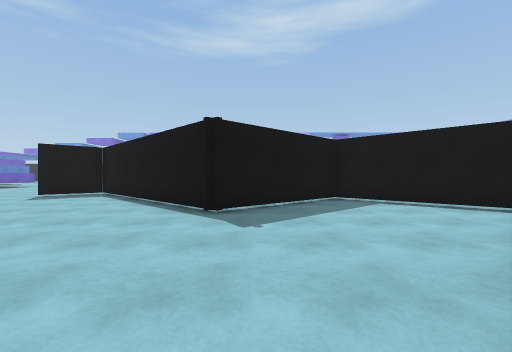
[1] (above)

24 first-person views from a walk through a Unity game level. The camera is 1.2 m above the floor, looks level and sees 90° across. The floor is counted in squares, 2 m on a side. Each view is taken from the middle of a square. On the plan, view 1 faces up. The plan holds only what a view shows up to about 9 squares ahead; the rest is blank. The place goes on beyond the plan. The player character is not drawn.

[2]
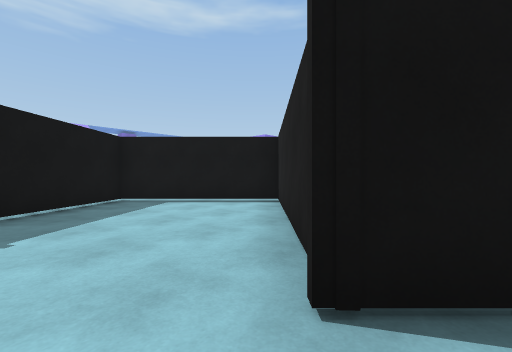

[3]
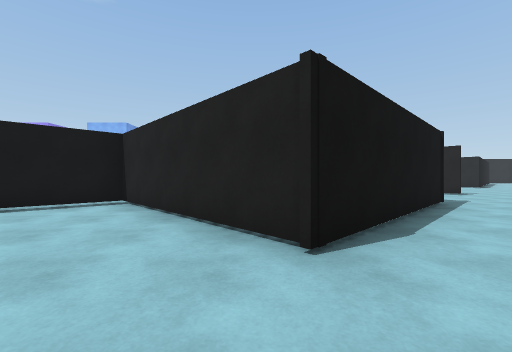

[4]
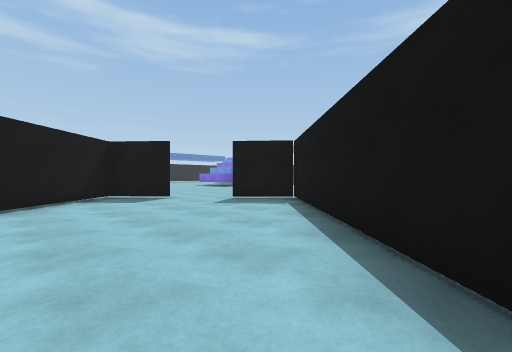

[5]
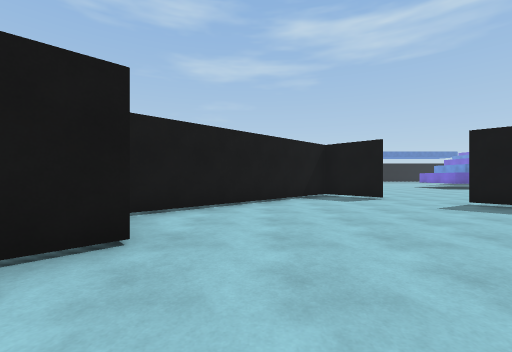

[6]
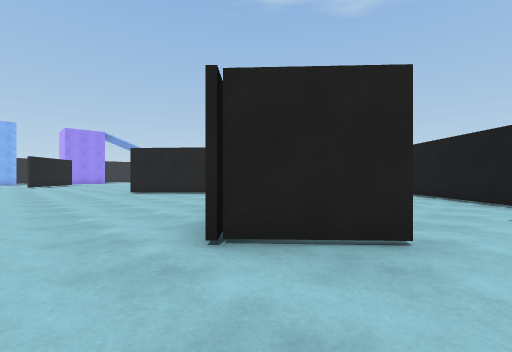

[7]
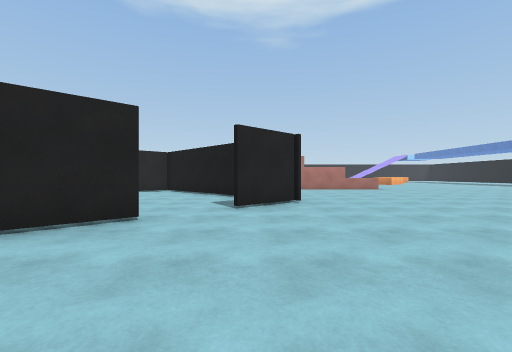

[8]
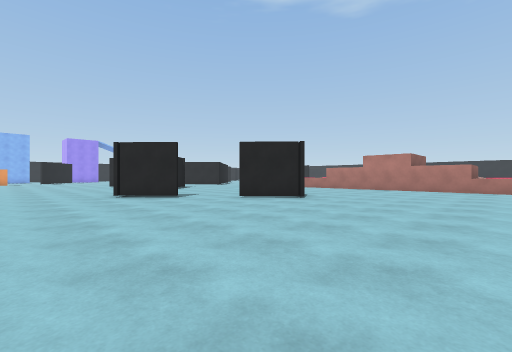

[9]
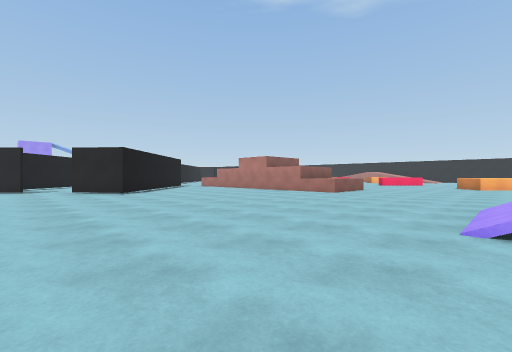

[10]
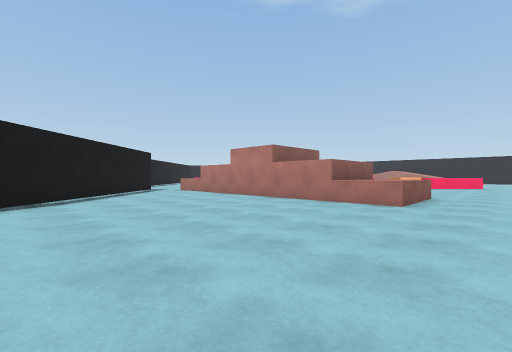

[11]
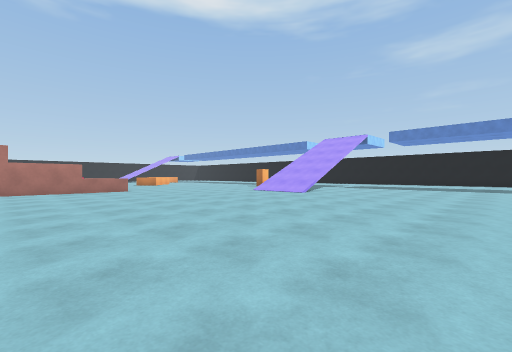

[12]
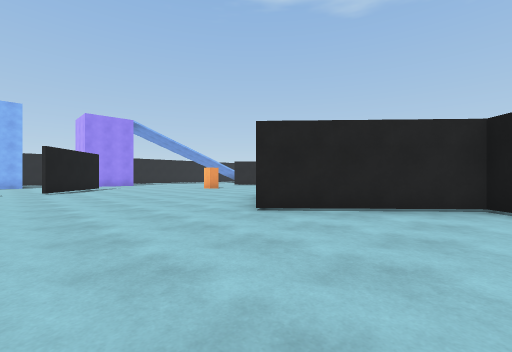

[13]
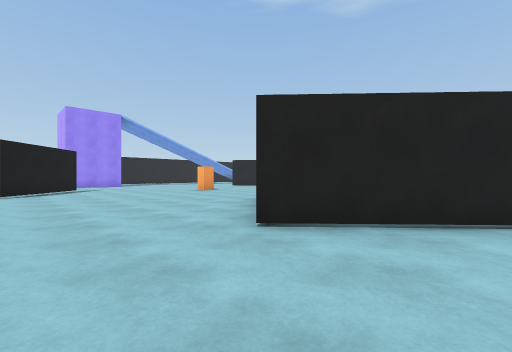

[14]
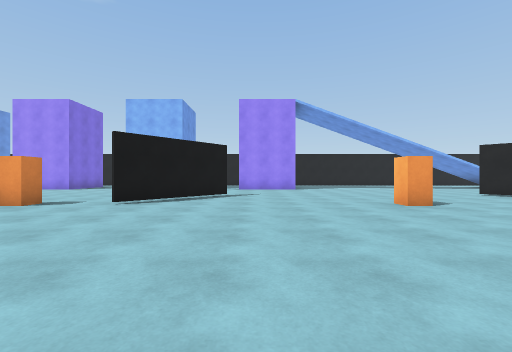

[15]
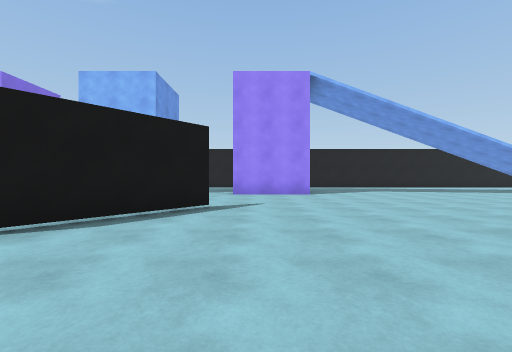

[16]
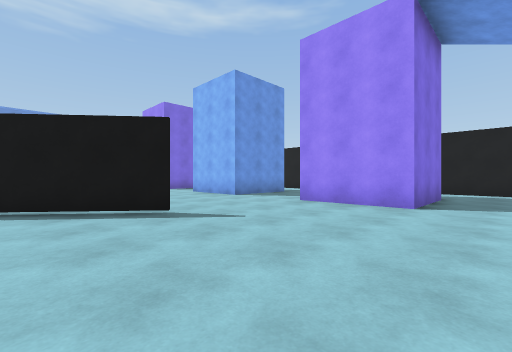

[17]
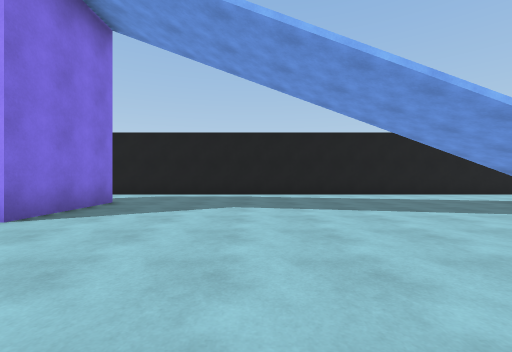

[18]
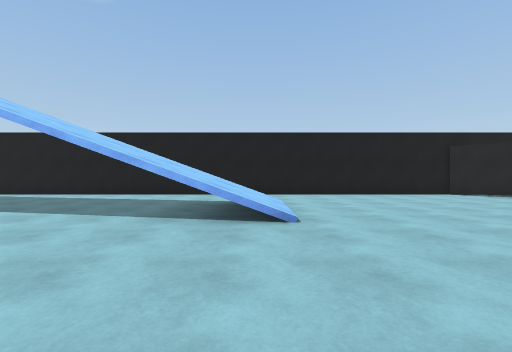

[19]
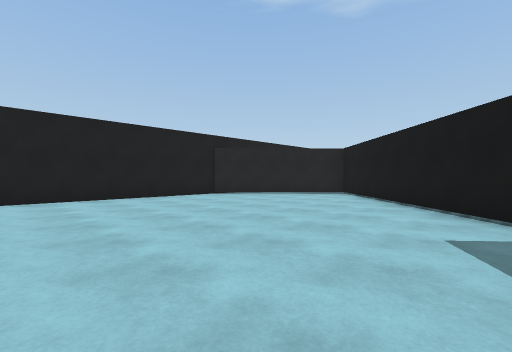

[20]
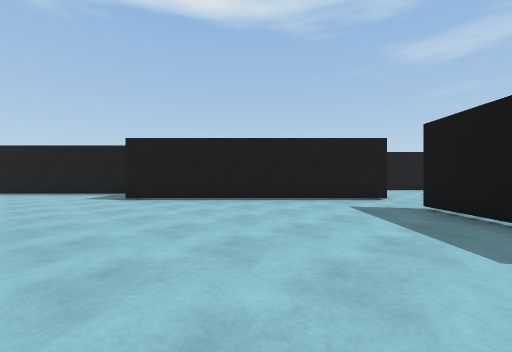

[21]
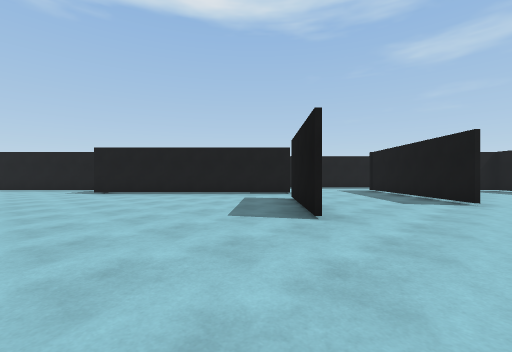

[22]
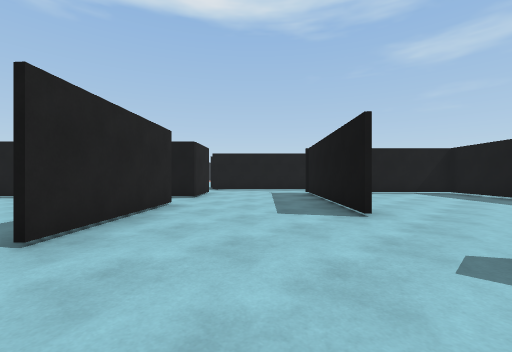

[23]
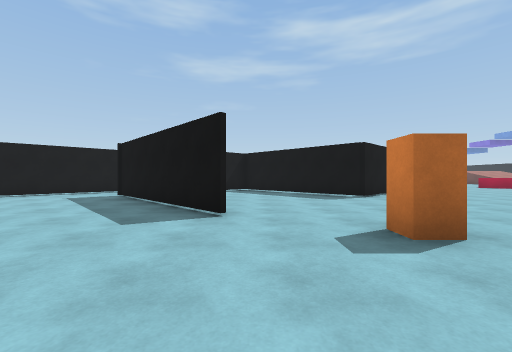

[24]
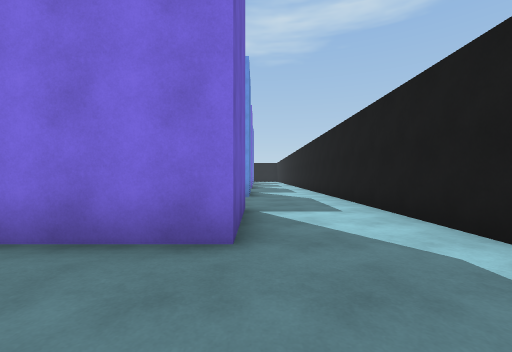

### Floor plan
Points are (right, up) in squares from view 1. A wall is a line through its corners. A room is listed if a view was taken in it or the views show most of it. See-through windows are left out.
Room 1 (views 1, 2, 3, 4, 5)
walls: (1, 0.5) (4.8, 4) (2.1, 6.7) (-0.7, 4.2) (-1.6, 5.1); (-3.3, 2) (-2.6, 1.3)
ways out: opening at (-2.5, 3.5) to room 4
Room 2 (views 6, 7, 8, 9, 10, 11)
walls: (-12, -3) (-12, -0.5); (-13.5, -0.5) (-7.8, -0.5); (-5.5, 1.7) (-9, 5.1) (-7.6, 6.4)
low walls: (-13.5, -3.1) (-13.5, -0.5)
ways out: opening at (-7, 10) to room 3; opening at (6, -5) to room 3; opening at (-7.7, 8) to room 4
Room 3 (views 12, 13, 14, 15, 16, 17, 18, 19, 20, 21, 22, 23, 24)
walls: (11.9, -0.9) (9.5, -3.1); (8.3, 0.6) (4.5, -3) (3.3, -1.8); (12, 6.8) (9.4, 9); (9.4, -3.1) (11.9, -0.8); (3.7, 5.4) (4.9, 4) (1.2, 0.6) (3.1, -1.4); (17.8, 6.8) (17.8, 4.2) (15.3, 4.2) (15.3, 6.8); (7, -5.4) (8.2, -4.2) (12.8, -8.8); (17.9, 9.2) (15.3, 9.2) (15.3, 10.4); (3, -4.3) (4.8, -6.2); (17.8, 10.9) (17.8, 9.5); (-1, 4.6) (-0.7, 4.3) (2.2, 6.9); (12.2, -10.5) (17.1, -15.4) (20.2, -12.1) (20.2, 11); (-6.4, 7.5) (-5.1, 8.7)
ways out: opening at (-7, 10) to room 2; opening at (6, -5) to room 2
objects: orange block (9, 3); orange block (9, 11)
Room 4 (no view inside)
walls: (-7.6, 6.3) (-8.9, 5.2) (-4.7, 1); (-1.6, 5.1) (-5.1, 8.6) (-6.4, 7.4)
ways out: opening at (-2.5, 3.5) to room 1; opening at (-7.7, 8) to room 2

Positions as (right, up) in squares from view 1, and headings:
1: (0, 0), facing up
2: (0, 0), facing up-right
3: (-1, 1), facing right
4: (-1, 3), facing up-left
5: (-1, 3), facing left
6: (-7, 10), facing down-right
7: (-8, 11), facing down
8: (-13, 11), facing down-right
9: (-18, 8), facing down-right
10: (-15, 5), facing down-right
11: (-10, 10), facing down-left
12: (-1, 10), facing down-right
13: (0, 9), facing down-right
14: (4, 6), facing right
15: (7, 6), facing right
16: (10, 3), facing up-right
17: (12, 1), facing right
18: (12, -6), facing right
19: (13, -7), facing down-right
20: (15, -2), facing down-left
21: (15, 1), facing down-left
22: (12, 2), facing down-left
23: (12, 1), facing left
24: (18, 2), facing up
